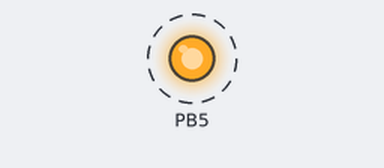
A program run on a simulated ATmega328P, built with avr-gcc and emulated at 16 MHz. Shown: output pins drawn as LEDs (lit = HIGH). Dashed ring = blinking.

Above: at 0.2 s.
Timing chart, 0 to 3.0 s (numbered marks = the images above):
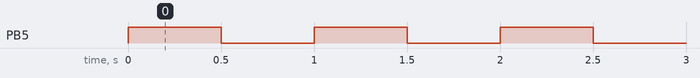

The program:

main.c
```c
/*
 * in_and_out.c
 *
 * Created: 04/09/2021 15:52:40
 * Author : Rodrigo Matos
 */

#define F_CPU 16000000
#include <util/delay.h>
#include <avr/io.h>

#define set_bit(reg,bit) (reg |= (1<<bit))
#define reset_bit(reg,bit) (reg &= ~(1<<bit))

int main(void)
{
	set_bit(DDRB,5);
    while (1)
    {
		set_bit(PORTB,5); _delay_ms(500);
		reset_bit(PORTB,5); _delay_ms(500);
    }
}
```

Measured:
- by itself, PB5: alternates HIGH for 0.50 s and LOW for 0.50 s
